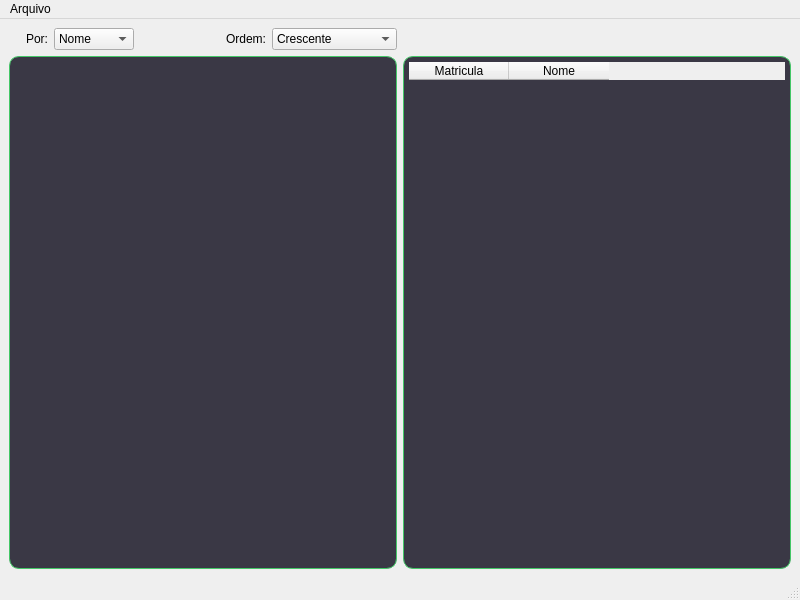
<?xml version="1.0" encoding="UTF-8"?>
<ui version="4.0">
 <class>MainWindow</class>
 <widget class="QMainWindow" name="MainWindow">
  <property name="geometry">
   <rect>
    <x>0</x>
    <y>0</y>
    <width>800</width>
    <height>600</height>
   </rect>
  </property>
  <property name="windowTitle">
   <string>Projeto manipulação de arquivos</string>
  </property>
  <property name="windowIcon">
   <iconset resource="MyFiles.qrc">
    <normaloff>:/MyFiles/icon.png</normaloff>:/MyFiles/icon.png</iconset>
  </property>
  <property name="styleSheet">
   <string notr="true">QWidget{
	background-color:#3EEEEEE;
	/*color: #fff;*/
}

QMenuBar {
	background-color:#3EEEEEE;
}

QPushButton{  
	background:linear-gradient(to bottom, #44c767 5%, #5cbf2a 100%);
	background-color:#44c767;
	border-radius:10%;
	border:1px solid #18ab29;
	display:inline-block;
	cursor:pointer;
	color:#ffffff;
	font-family:Arial;
	font-size:22px;
	padding:3px 3px;
	text-decoration:none;
	text-shadow:0px 1px 0px #2f6627;
}

QPushButton:hover{
	background:linear-gradient(to bottom, #5cbf2a 5%, #44c767 100%);
	background-color:#5cbf2a;
}

QPushButton:disabled {
  background-color:rgba(68, 199, 103, 0.5);
  border:rgba(68, 199, 103, 0.5);
}

QTableWidget {
	 padding: 5px;
     font-size: 16px;
     border-width: 1px;
     border-color: #44c767;
     background-color: #3A3845;
     color: #fff;
     border-style: solid;
     border-radius: 10%;
     box-shadow: 0px 0px 0px rgba(66,66,66,.75);
     text-shadow: 0px 0px 0px rgba(66,66,66,.75);
}

QTextEdit{
     padding: 5px;
     font-size: 16px;
     border-width: 1px;
     border-color: #44c767;
     background-color: #3A3845;
     color: #fff;
     border-style: solid;
     border-radius: 10%;
     box-shadow: 0px 0px 0px rgba(66,66,66,.75);
     text-shadow: 0px 0px 0px rgba(66,66,66,.75);
}</string>
  </property>
  <widget class="QWidget" name="centralwidget">
   <layout class="QGridLayout" name="gridLayout">
    <item row="0" column="0">
     <layout class="QHBoxLayout" name="horizontalLayout_3">
      <item>
       <layout class="QHBoxLayout" name="horizontalLayout_2">
        <item>
         <layout class="QHBoxLayout" name="horizontalLayout">
          <item>
           <widget class="QLabel" name="label">
            <property name="text">
             <string>&lt;html&gt;&lt;head/&gt;&lt;body&gt;&lt;p align=&quot;right&quot;&gt;Por:&lt;/p&gt;&lt;/body&gt;&lt;/html&gt;</string>
            </property>
           </widget>
          </item>
          <item>
           <widget class="QComboBox" name="comboBoxPorTipo">
            <item>
             <property name="text">
              <string>Nome</string>
             </property>
            </item>
            <item>
             <property name="text">
              <string>Matricula</string>
             </property>
            </item>
           </widget>
          </item>
         </layout>
        </item>
        <item>
         <widget class="QLabel" name="label_2">
          <property name="text">
           <string>&lt;html&gt;&lt;head/&gt;&lt;body&gt;&lt;p align=&quot;right&quot;&gt;Ordem:&lt;/p&gt;&lt;/body&gt;&lt;/html&gt;</string>
          </property>
         </widget>
        </item>
        <item>
         <widget class="QComboBox" name="comboBoxPorAlfabeto">
          <item>
           <property name="text">
            <string>Crescente</string>
           </property>
          </item>
          <item>
           <property name="text">
            <string>Decrescente</string>
           </property>
          </item>
         </widget>
        </item>
       </layout>
      </item>
     </layout>
    </item>
    <item row="1" column="0">
     <widget class="QTextEdit" name="textEditSaida">
      <property name="enabled">
       <bool>true</bool>
      </property>
     </widget>
    </item>
    <item row="1" column="1">
     <widget class="QTableWidget" name="tableWidgetGrid">
      <column>
       <property name="text">
        <string>Matricula</string>
       </property>
      </column>
      <column>
       <property name="text">
        <string>Nome</string>
       </property>
      </column>
     </widget>
    </item>
   </layout>
  </widget>
  <widget class="QMenuBar" name="menubar">
   <property name="geometry">
    <rect>
     <x>0</x>
     <y>0</y>
     <width>800</width>
     <height>26</height>
    </rect>
   </property>
   <widget class="QMenu" name="menuArquivo">
    <property name="title">
     <string>Arquivo</string>
    </property>
    <addaction name="actionSalvar"/>
    <addaction name="actionSalvar_como"/>
    <addaction name="actionAbrir"/>
    <addaction name="actionLimpar"/>
   </widget>
   <addaction name="menuArquivo"/>
  </widget>
  <widget class="QStatusBar" name="statusbar"/>
  <action name="actionAbrir">
   <property name="text">
    <string>Abrir</string>
   </property>
  </action>
  <action name="actionSalvar">
   <property name="text">
    <string>Salvar</string>
   </property>
  </action>
  <action name="actionLimpar">
   <property name="text">
    <string>Limpar</string>
   </property>
  </action>
  <action name="actionSalvar_como">
   <property name="text">
    <string>Salvar como</string>
   </property>
  </action>
 </widget>
 <resources>
  <include location="MyFiles.qrc"/>
 </resources>
 <connections/>
</ui>
